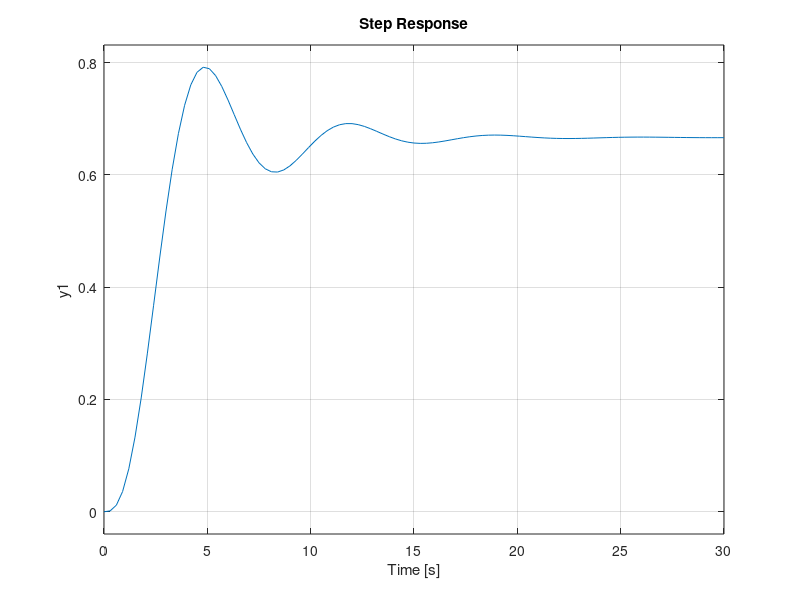
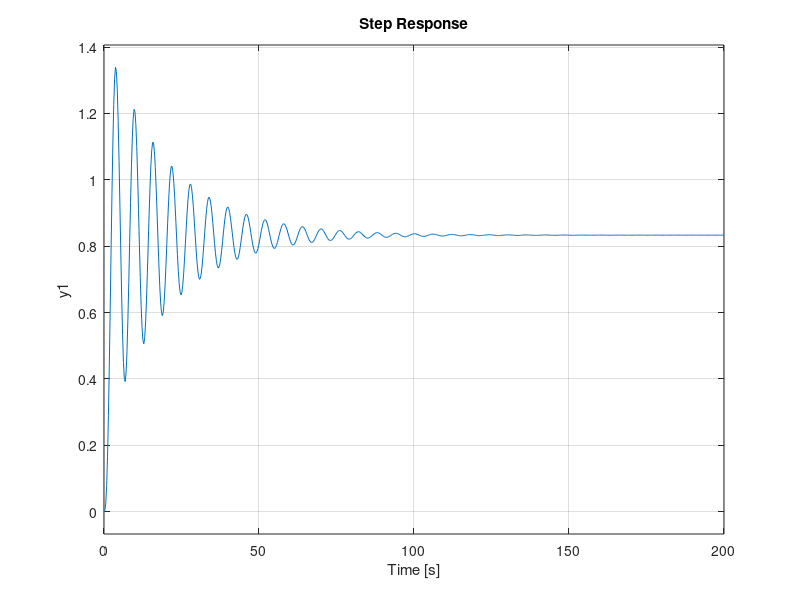
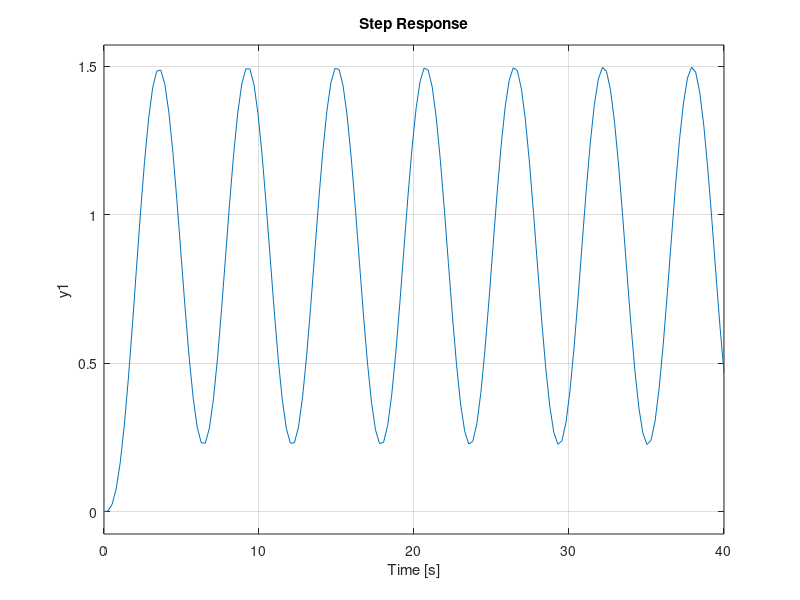

MATLAB code to generate these figures, in order:
% Övning 3.23
% Linnea Persson 2017
% laperss@kth.se

s = tf('s');
G = 0.4/((s^2 + s + 1)*(s+0.2));

%% a) P-regulator K = 1
figure;

subplot(2,1,1)
K = 1;
Go = G*K;
Gc = Go/(1+Go);
margin(Go)
subplot(2,1,2)
step(Gc)


%% b) P-regulator K = 2.5
figure;

subplot(2,1,1)
K = 2.5;
Go = G*K;
Gc = Go/(1+Go);
margin(Go)
subplot(2,1,2)
step(Gc)


%% c) P-regulator K = 6.2/2
figure;

subplot(2,1,1)
K = 3.1;
Go = G*K;
Gc = Go/(1+Go);
margin(Go)
subplot(2,1,2)
step(Gc)

